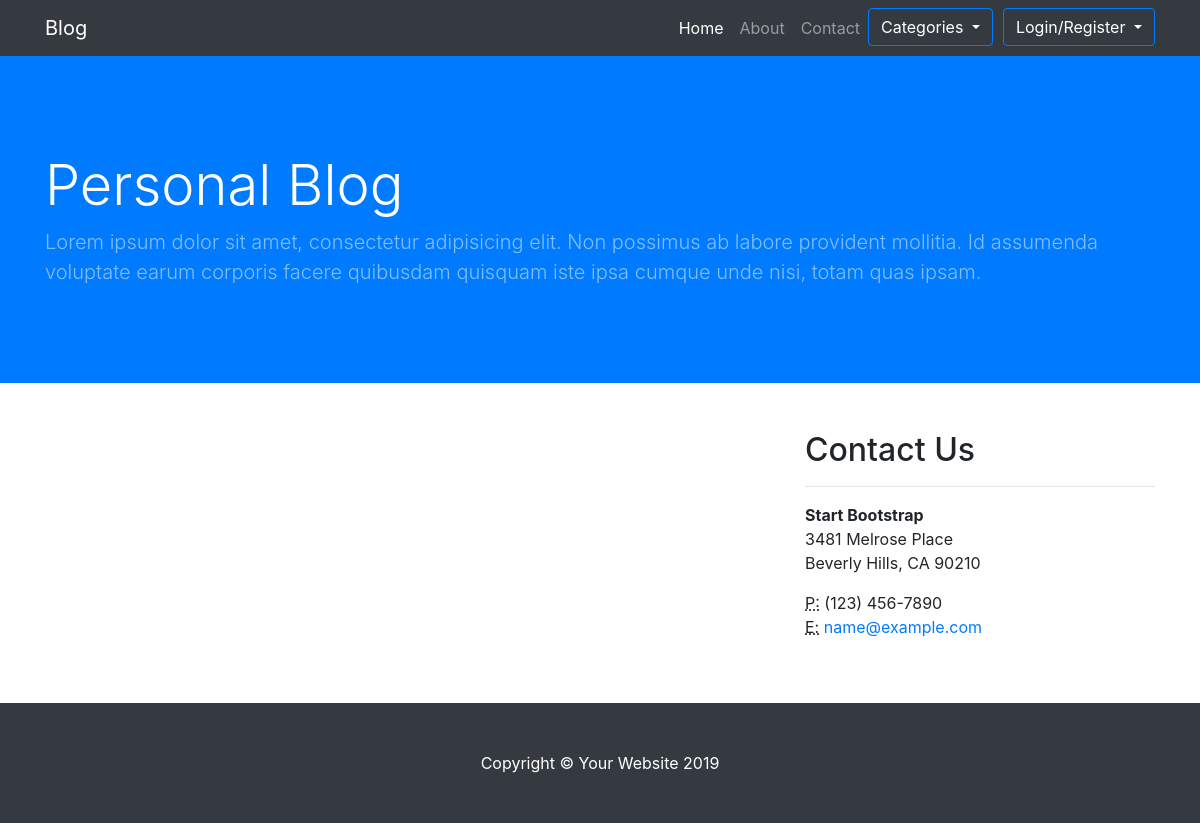
Before: /sport/ with the older database file.
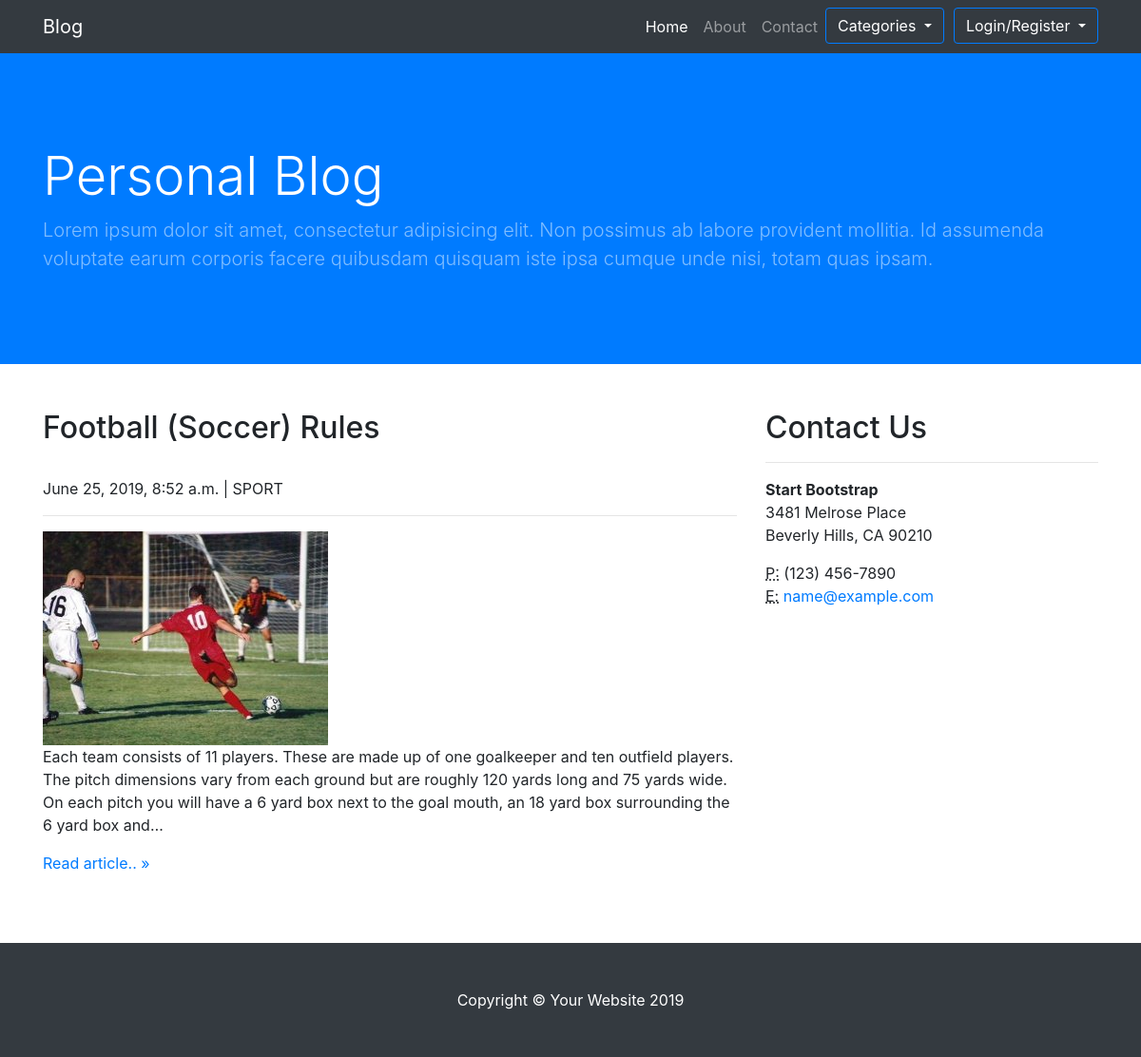
After: the same page with the newer database file.
### blog/models.py (models this page shows)
class Blog(models.Model):
	title = models.CharField(max_length=100, null=False)
	content = models.TextField(null=False)
	image  = models.ImageField(null=True)
	updated_date = models.DateTimeField(auto_now_add=True, null=True)
	CATEGORY_CHOICES = (
		("BUSINESS", "Business"),
		("TECHNOLOGY", "Technology"),
		("SPORT", "Sport"),
		("POLITICS", "Politics"),
		("OTHER", "other"),
		)
	category = models.CharField(max_length=30, choices=CATEGORY_CHOICES, default= "BUSINESS")

### blog/views.py (the view)
# urls.py: path('sport/', views.sport, name='sport'),
def sport(request):
	sport = Blog.objects.filter(category='SPORT')
	return render(request, 'sport.html', {'sport':sport})

### templates/sport.html (shortened to what this page needs)
{% extends 'base.html' %}
{% load static %}
{% block content %}
  <div class="container">
    <div class="row">
      <div class="col-md-8 mb-5">
        {% for data in sport %}
      		<h2>{{ data.title }}</h2>
      		<br>{{ data.updated_date }} | {{ data.category }}
      		<hr>
          {% if data.image.url != '' %}
          <img src="{{ data.image.url }}">
          {% endif %}
      		<p>{{ data.content|truncatechars:300 }}</p>
      		<a href="{% url 'detail' data.id %}">Read article.. &raquo;</a>
      		<br><br>
      	{% endfor %}
      </div>
	  <div class="col-md-4 mb-5">
        <h2>Contact Us</h2>
        <hr>
        <address>
          <strong>Start Bootstrap</strong>
          <br>3481 Melrose Place
          <br>Beverly Hills, CA 90210
          <br>
        </address>
        <address>
          <abbr title="Phone">P:</abbr>
          (123) 456-7890
          <br>
          <abbr title="Email">E:</abbr>
          <a href="mailto:#">name@example.com</a>
        </address>
      </div>
    </div>
  </div>
  {% endblock %}

Changed rows visible on the page:
added Blog: title "Football (Soccer) Rules", updated_date "June 25, 2019, 8:52 a.m.", category "SPORT", image (picture), content "Each team consists of 11 players. These are made up of one goalkeeper and ten outfield players. The pitch dimensions vary from each ground but are roughly 120 yards long and 75 yards wide. On each pitch you will have a 6 yard box next to the goal mouth, an 18 yard box surrounding the 6 yard box and…"
